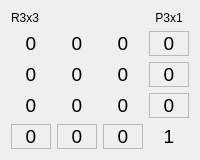
                  <widget class="QWidget" name="tabWidgetPage2_2">
                   <attribute name="title">
                    <string>2DOF</string>
                   </attribute>
                   <layout class="QGridLayout" name="gridLayout_25">
                    <item row="0" column="0">
                     <layout class="QGridLayout" name="gridLayout_36">
                      <item row="1" column="2">
                       <widget class="QLabel" name="label_2MT1x3">
                        <property name="frameShape">
                         <enum>QFrame::NoFrame</enum>
                        </property>
                        <property name="text">
                         <string>&lt;html&gt;&lt;head/&gt;&lt;body&gt;&lt;p&gt;&lt;span style=&quot; font-size:14pt;&quot;&gt;0&lt;/span&gt;&lt;/p&gt;&lt;/body&gt;&lt;/html&gt;</string>
                        </property>
                        <property name="alignment">
                         <set>Qt::AlignCenter</set>
                        </property>
                        <property name="margin">
                         <number>0</number>
                        </property>
                       </widget>
                      </item>
                      <item row="2" column="1">
                       <widget class="QLabel" name="label_2MT2x2">
                        <property name="frameShape">
                         <enum>QFrame::NoFrame</enum>
                        </property>
                        <property name="text">
                         <string>&lt;html&gt;&lt;head/&gt;&lt;body&gt;&lt;p&gt;&lt;span style=&quot; font-size:14pt;&quot;&gt;0&lt;/span&gt;&lt;/p&gt;&lt;/body&gt;&lt;/html&gt;</string>
                        </property>
                        <property name="alignment">
                         <set>Qt::AlignCenter</set>
                        </property>
                        <property name="margin">
                         <number>0</number>
                        </property>
                       </widget>
                      </item>
                      <item row="2" column="0">
                       <widget class="QLabel" name="label_2MT2x1">
                        <property name="frameShape">
                         <enum>QFrame::NoFrame</enum>
                        </property>
                        <property name="text">
                         <string>&lt;html&gt;&lt;head/&gt;&lt;body&gt;&lt;p&gt;&lt;span style=&quot; font-size:14pt;&quot;&gt;0&lt;/span&gt;&lt;/p&gt;&lt;/body&gt;&lt;/html&gt;</string>
                        </property>
                        <property name="alignment">
                         <set>Qt::AlignCenter</set>
                        </property>
                        <property name="margin">
                         <number>0</number>
                        </property>
                       </widget>
                      </item>
                      <item row="1" column="3">
                       <widget class="QLabel" name="label_2MT1x4">
                        <property name="frameShape">
                         <enum>QFrame::StyledPanel</enum>
                        </property>
                        <property name="lineWidth">
                         <number>8</number>
                        </property>
                        <property name="midLineWidth">
                         <number>2</number>
                        </property>
                        <property name="text">
                         <string>&lt;html&gt;&lt;head/&gt;&lt;body&gt;&lt;p&gt;&lt;span style=&quot; font-size:14pt;&quot;&gt;0&lt;/span&gt;&lt;/p&gt;&lt;/body&gt;&lt;/html&gt;</string>
                        </property>
                        <property name="alignment">
                         <set>Qt::AlignCenter</set>
                        </property>
                        <property name="margin">
                         <number>0</number>
                        </property>
                       </widget>
                      </item>
                      <item row="1" column="1">
                       <widget class="QLabel" name="label_2MT1x2">
                        <property name="frameShape">
                         <enum>QFrame::NoFrame</enum>
                        </property>
                        <property name="text">
                         <string>&lt;html&gt;&lt;head/&gt;&lt;body&gt;&lt;p&gt;&lt;span style=&quot; font-size:14pt;&quot;&gt;0&lt;/span&gt;&lt;/p&gt;&lt;/body&gt;&lt;/html&gt;</string>
                        </property>
                        <property name="alignment">
                         <set>Qt::AlignCenter</set>
                        </property>
                        <property name="margin">
                         <number>0</number>
                        </property>
                       </widget>
                      </item>
                      <item row="3" column="3">
                       <widget class="QLabel" name="label_2MT3x4">
                        <property name="frameShape">
                         <enum>QFrame::StyledPanel</enum>
                        </property>
                        <property name="lineWidth">
                         <number>8</number>
                        </property>
                        <property name="midLineWidth">
                         <number>2</number>
                        </property>
                        <property name="text">
                         <string>&lt;html&gt;&lt;head/&gt;&lt;body&gt;&lt;p&gt;&lt;span style=&quot; font-size:14pt;&quot;&gt;0&lt;/span&gt;&lt;/p&gt;&lt;/body&gt;&lt;/html&gt;</string>
                        </property>
                        <property name="alignment">
                         <set>Qt::AlignCenter</set>
                        </property>
                        <property name="margin">
                         <number>0</number>
                        </property>
                       </widget>
                      </item>
                      <item row="3" column="1">
                       <widget class="QLabel" name="label_2MT3x2">
                        <property name="frameShape">
                         <enum>QFrame::NoFrame</enum>
                        </property>
                        <property name="text">
                         <string>&lt;html&gt;&lt;head/&gt;&lt;body&gt;&lt;p&gt;&lt;span style=&quot; font-size:14pt;&quot;&gt;0&lt;/span&gt;&lt;/p&gt;&lt;/body&gt;&lt;/html&gt;</string>
                        </property>
                        <property name="alignment">
                         <set>Qt::AlignCenter</set>
                        </property>
                        <property name="margin">
                         <number>0</number>
                        </property>
                       </widget>
                      </item>
                      <item row="1" column="0">
                       <widget class="QLabel" name="label_2MT1x1">
                        <property name="frameShape">
                         <enum>QFrame::NoFrame</enum>
                        </property>
                        <property name="text">
                         <string>&lt;html&gt;&lt;head/&gt;&lt;body&gt;&lt;p&gt;&lt;span style=&quot; font-size:14pt;&quot;&gt;0&lt;/span&gt;&lt;/p&gt;&lt;/body&gt;&lt;/html&gt;</string>
                        </property>
                        <property name="alignment">
                         <set>Qt::AlignCenter</set>
                        </property>
                        <property name="margin">
                         <number>0</number>
                        </property>
                       </widget>
                      </item>
                      <item row="3" column="0">
                       <widget class="QLabel" name="label_2MT3x1">
                        <property name="frameShape">
                         <enum>QFrame::NoFrame</enum>
                        </property>
                        <property name="text">
                         <string>&lt;html&gt;&lt;head/&gt;&lt;body&gt;&lt;p&gt;&lt;span style=&quot; font-size:14pt;&quot;&gt;0&lt;/span&gt;&lt;/p&gt;&lt;/body&gt;&lt;/html&gt;</string>
                        </property>
                        <property name="alignment">
                         <set>Qt::AlignCenter</set>
                        </property>
                        <property name="margin">
                         <number>0</number>
                        </property>
                       </widget>
                      </item>
                      <item row="3" column="2">
                       <widget class="QLabel" name="label_2MT3x3">
                        <property name="frameShape">
                         <enum>QFrame::NoFrame</enum>
                        </property>
                        <property name="text">
                         <string>&lt;html&gt;&lt;head/&gt;&lt;body&gt;&lt;p&gt;&lt;span style=&quot; font-size:14pt;&quot;&gt;0&lt;/span&gt;&lt;/p&gt;&lt;/body&gt;&lt;/html&gt;</string>
                        </property>
                        <property name="alignment">
                         <set>Qt::AlignCenter</set>
                        </property>
                        <property name="margin">
                         <number>0</number>
                        </property>
                       </widget>
                      </item>
                      <item row="2" column="2">
                       <widget class="QLabel" name="label_2MT2x3">
                        <property name="frameShape">
                         <enum>QFrame::NoFrame</enum>
                        </property>
                        <property name="text">
                         <string>&lt;html&gt;&lt;head/&gt;&lt;body&gt;&lt;p&gt;&lt;span style=&quot; font-size:14pt;&quot;&gt;0&lt;/span&gt;&lt;/p&gt;&lt;/body&gt;&lt;/html&gt;</string>
                        </property>
                        <property name="alignment">
                         <set>Qt::AlignCenter</set>
                        </property>
                        <property name="margin">
                         <number>0</number>
                        </property>
                       </widget>
                      </item>
                      <item row="2" column="3">
                       <widget class="QLabel" name="label_2MT2x4">
                        <property name="frameShape">
                         <enum>QFrame::StyledPanel</enum>
                        </property>
                        <property name="lineWidth">
                         <number>8</number>
                        </property>
                        <property name="midLineWidth">
                         <number>2</number>
                        </property>
                        <property name="text">
                         <string>&lt;html&gt;&lt;head/&gt;&lt;body&gt;&lt;p&gt;&lt;span style=&quot; font-size:14pt;&quot;&gt;0&lt;/span&gt;&lt;/p&gt;&lt;/body&gt;&lt;/html&gt;</string>
                        </property>
                        <property name="alignment">
                         <set>Qt::AlignCenter</set>
                        </property>
                        <property name="margin">
                         <number>0</number>
                        </property>
                       </widget>
                      </item>
                      <item row="4" column="0">
                       <widget class="QLabel" name="label_2MT4x1">
                        <property name="frameShape">
                         <enum>QFrame::StyledPanel</enum>
                        </property>
                        <property name="frameShadow">
                         <enum>QFrame::Sunken</enum>
                        </property>
                        <property name="text">
                         <string>&lt;html&gt;&lt;head/&gt;&lt;body&gt;&lt;p&gt;&lt;span style=&quot; font-size:14pt;&quot;&gt;0&lt;/span&gt;&lt;/p&gt;&lt;/body&gt;&lt;/html&gt;</string>
                        </property>
                        <property name="alignment">
                         <set>Qt::AlignCenter</set>
                        </property>
                        <property name="margin">
                         <number>0</number>
                        </property>
                       </widget>
                      </item>
                      <item row="4" column="1">
                       <widget class="QLabel" name="label_2MT4x2">
                        <property name="frameShape">
                         <enum>QFrame::StyledPanel</enum>
                        </property>
                        <property name="frameShadow">
                         <enum>QFrame::Sunken</enum>
                        </property>
                        <property name="text">
                         <string>&lt;html&gt;&lt;head/&gt;&lt;body&gt;&lt;p&gt;&lt;span style=&quot; font-size:14pt;&quot;&gt;0&lt;/span&gt;&lt;/p&gt;&lt;/body&gt;&lt;/html&gt;</string>
                        </property>
                        <property name="alignment">
                         <set>Qt::AlignCenter</set>
                        </property>
                        <property name="margin">
                         <number>0</number>
                        </property>
                       </widget>
                      </item>
                      <item row="4" column="2">
                       <widget class="QLabel" name="label_2MT4x3">
                        <property name="frameShape">
                         <enum>QFrame::StyledPanel</enum>
                        </property>
                        <property name="frameShadow">
                         <enum>QFrame::Sunken</enum>
                        </property>
                        <property name="text">
                         <string>&lt;html&gt;&lt;head/&gt;&lt;body&gt;&lt;p&gt;&lt;span style=&quot; font-size:14pt;&quot;&gt;0&lt;/span&gt;&lt;/p&gt;&lt;/body&gt;&lt;/html&gt;</string>
                        </property>
                        <property name="alignment">
                         <set>Qt::AlignCenter</set>
                        </property>
                        <property name="margin">
                         <number>0</number>
                        </property>
                       </widget>
                      </item>
                      <item row="4" column="3">
                       <widget class="QLabel" name="label_2MT4x4">
                        <property name="frameShape">
                         <enum>QFrame::NoFrame</enum>
                        </property>
                        <property name="text">
                         <string>&lt;html&gt;&lt;head/&gt;&lt;body&gt;&lt;p&gt;&lt;span style=&quot; font-size:14pt;&quot;&gt;1&lt;/span&gt;&lt;/p&gt;&lt;/body&gt;&lt;/html&gt;</string>
                        </property>
                        <property name="alignment">
                         <set>Qt::AlignCenter</set>
                        </property>
                        <property name="margin">
                         <number>0</number>
                        </property>
                       </widget>
                      </item>
                      <item row="0" column="3">
                       <widget class="QLabel" name="label_85">
                        <property name="text">
                         <string>P3x1</string>
                        </property>
                        <property name="alignment">
                         <set>Qt::AlignCenter</set>
                        </property>
                       </widget>
                      </item>
                      <item row="0" column="0">
                       <widget class="QLabel" name="label_86">
                        <property name="text">
                         <string>R3x3</string>
                        </property>
                       </widget>
                      </item>
                     </layout>
                    </item>
                   </layout>
                  </widget>
